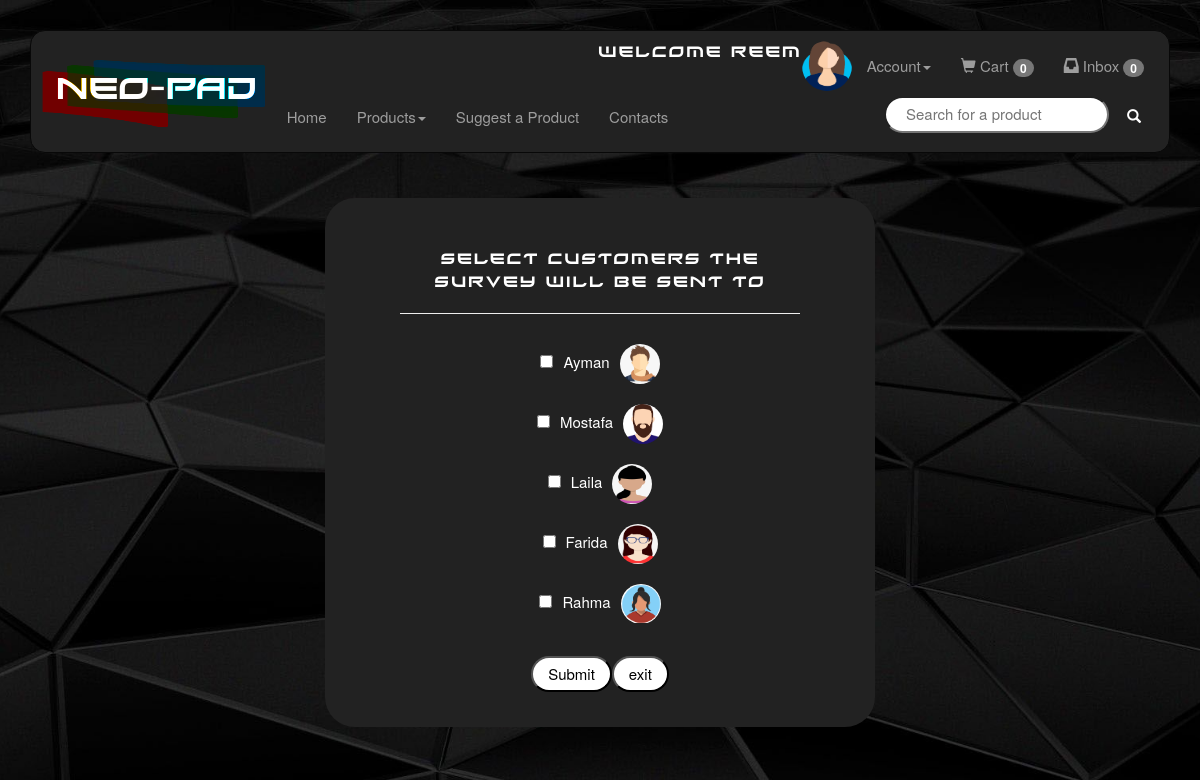
Screenshot of /SendSurvey.php (signed in) with the database file from the repository.
### tables this page shows
CREATE TABLE `users` (
  `id` int(10) UNSIGNED NOT NULL,
  `username` varchar(30) NOT NULL,
  `password` varchar(225) NOT NULL,
  `email` varchar(50) NOT NULL,
  `address` varchar(50) DEFAULT NULL,
  `imagePath` varchar(255) DEFAULT NULL,
  `userType` varchar(15) NOT NULL
);

### SendSurvey.php (the view, shortened to what this page needs)
<html>
    <head>
    </head>
    <body>
        <?php
        include "Menu.php";
        ?>
        <div class="container">
            <div class="card">
                <div class="sendSurvey">
                    <div class="list">
                <?php
                    if(isset($_SESSION['id'])){
                        $conn = new mysqli("localhost","root","", "project");
                        echo "<form method='post' action='' onsubmit='return validate(this);'>";
                        echo "<text class='header'>Select customers the survey will be sent to</text>";
                        echo "<hr>";
                            ?>
                            <?php
                        $customerssql = "SELECT * FROM users WHERE userType='customer'";
                        $customersResult = $conn->query($customerssql);
                        if($customersResult->num_rows == 0){
                            echo "Error: no customers found<br>";
                        }
                        else {
                            while($customerRow = $customersResult->fetch_assoc()){
                                echo "<input type='checkbox' name='customers[]' value='". $customerRow['id'] ."'>". $customerRow['username'] ."<img src=". $customerRow['imagePath']. " class='user-pic-icon'><img>";
                                echo "<br>";
                            }
                        }
                        echo "</div>";
                        echo "<br>";
                        echo "<input type='submit' name='submit'>" ;
                        echo "<input type='submit' name='exit' value='exit'/>";
                    }
                    ?>
                </div>
            </div>
        </div>
    </body>
</html>

### Style.css (style rules this page uses)
body { margin: 30px; background: black; color: white; line-height: 1.5; font-size: 15px; background-image: url(resources/images/style/background/bg.jpg); background-position: center; background-repeat:no-repeat; background-size:cover; }
.header { font-size: 15px; font-family: xirod; letter-spacing: 2px; }
.user-pic-icon { border-radius: 4rem; width: 40px; height: 40px; margin: 10px; }
input[type=submit], input[type=reset], button, input[type=button], .select { border-radius: 3rem; color: black; background: white; margin: 10px 0; font-size: 100%; padding: 5px 15px; }
input[type=checkbox], input[type=radio] { margin:10px; }
.profile,.sendSurvey { margin:25px; padding:25px; text-align: center; width: 500px; overflow-y:auto; }
.List { padding:25px; height: 400px; overflow-y: auto; }
.container { width: fit-content; height: fit-content; }
.card { background: #222; margin:20px; border-radius: 3rem; }

### rows the page displays
users: username "Ayman", imagePath (picture)
users: username "Mostafa", imagePath (picture)
users: username "Laila", imagePath (picture)
users: username "Farida", imagePath (picture)
users: username "Rahma", imagePath (picture)

### other values shown
$_SESSION['username'] "Reem"
$cart_items_row['cartItems'] "0"
$inbox_notif_row['unread_messages'] "0"
